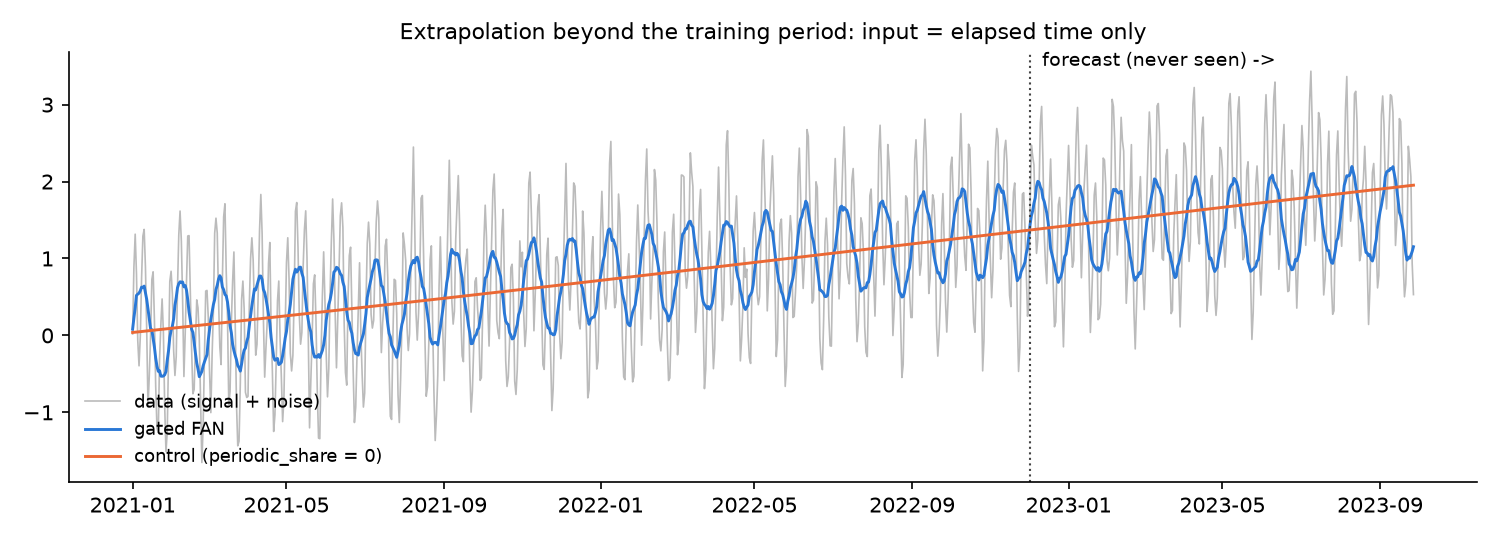

Generate this figure with Python:
"""
Extrapolation benchmark: forecast a series with weekly and monthly cycles plus a trend far beyond the training period.

The only input is the elapsed time (time_index_feature). The network is trained on the first 70% of the days and
predicts the following 30% (300 days never seen). Same pipeline, same widths, same training: gated FAN
(periodic_share = 1/3) against a control network with periodic_share = 0 (the same layers without the periodic part).
Model selection does not look at the forecast period (early stopping and checkpoint on the training loss).

    python examples/extrapolation_benchmark.py          (writes examples/extrapolation_benchmark.png)
"""
import os, sys, tempfile
import numpy as np, pandas as pd
sys.path.insert(0, os.path.join(os.path.dirname(__file__), '..'))
from fastGatedFourierAnalysisNetwork import fastGatedFAN, time_index_feature

days = pd.date_range('2021-01-01', periods = 1000, freq = 'D')
t = time_index_feature(days, unit = 'D')
rng = np.random.default_rng(0)
signal = np.sin(2 * np.pi * t / 7) + 0.6 * np.sin(2 * np.pi * t / 30.4) + 0.002 * t
y = signal + rng.normal(0, 0.15, len(t))
X = pd.DataFrame({'t_days': t}); Y = pd.DataFrame({'y': y})
cut = int(len(t) * 0.7)
# frequencies of the first layer act on the SCALED time: a cycle of P days has angular frequency 2*pi*std(t)/P
t_std = X.t_days[:cut].std()
FREQ_STD = 2 * np.pi * t_std / 7 / 2          # initial frequencies spread up to about the weekly cycle
folder = tempfile.mkdtemp() + os.sep
EPOCHS = int(os.environ.get('EPOCHS', 400))

import json
WIDTHS = json.loads(os.environ.get('WIDTHS', '[64, 64]'))
SHARE = float(os.environ.get('SHARE', 1 / 3))
FREQ_STD = float(os.environ.get('FSTD', FREQ_STD))
SEEDS = json.loads(os.environ.get('SEEDS', '[1, 2, 3]'))
ONLY_FAN = os.environ.get('ONLY_FAN') == '1'
INIT = os.environ.get('INIT', 'log_periods')
common = dict(X_data = X, Y_data = Y, model_relative_width = WIDTHS, model_dropout = [0] * len(WIDTHS), learning_rate = 2e-3,
              last_layer_activation = 'linear', loss = 'mse', metrics = ['mae'], history_metrics = ['loss', 'val_loss'],
              early_stop_monitor_metric = 'loss', early_stop_mode = 'min', checkpoint_monitor_metric = 'loss', checkpoint_mode = 'min',
              early_stop_patience = 60, scale_targets = True, save_X_Y_data = False, data_storage_path = folder)
rows, curves = [], {}
FAN_INIT = dict(frequency_init = 'log_periods', init_periods = (2, 700)) if INIT == 'log_periods' else dict(frequency_init_std = FREQ_STD)
for name, extra in [('gated FAN', dict(periodic_share = SHARE, **FAN_INIT)),
                    ('control (periodic_share = 0)', dict(periodic_share = 0))][:1 if ONLY_FAN else 2]:
    for seed in SEEDS:
        import keras; keras.utils.set_random_seed(seed)
        m = fastGatedFAN(model_name = f'{name[:4]}_{seed}', **common, **extra)
        m.network_structure_set_compile()
        m.model.fit(m.X_train_s, m.Y_train_s, epochs = 1, verbose = 0)   # warm-up of the graph (keeps logs short)
        m.network_training(epochs = EPOCHS, batch_size = 32)
        p = m.model_predict(X, descale_result = True).ravel()
        rmse_train = np.sqrt(np.mean((p[:cut] - signal[:cut]) ** 2)); rmse_future = np.sqrt(np.mean((p[cut:] - signal[cut:]) ** 2))
        rows.append(dict(model = name, seed = seed, rmse_train = rmse_train, rmse_forecast = rmse_future))
        if seed == 1: curves[name] = p
res = pd.DataFrame(rows)
print('RESULTS'); print(res.round(4).to_string(index = False))
print(res.groupby('model')[['rmse_train', 'rmse_forecast']].agg(['mean', 'std']).round(4).to_string())

import matplotlib; matplotlib.use('Agg'); import matplotlib.pyplot as plt
fig, ax = plt.subplots(figsize = (10, 3.6))
ax.plot(days, y, color = '#bbbbbb', lw = 0.8, label = 'data (signal + noise)')
for (name, p), c in zip(curves.items(), ['#2a78d6', '#eb6834']): ax.plot(days, p, color = c, lw = 1.4, label = name)
ax.axvline(days[cut], color = '#444444', ls = ':', lw = 1); ax.text(days[cut], ax.get_ylim()[1], '  forecast (never seen) ->', va = 'top', fontsize = 9)
ax.legend(loc = 'lower left', fontsize = 8.5, frameon = False); ax.set_title('Extrapolation beyond the training period: input = elapsed time only', fontsize = 10.5)
for s in ['top', 'right']: ax.spines[s].set_visible(False)
fig.tight_layout(); fig.savefig(os.path.join(os.path.dirname(__file__), 'extrapolation_benchmark.png'), dpi = 150)
